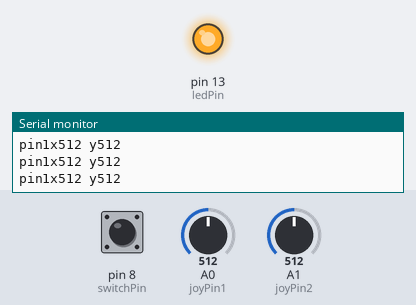
Recording of a sketch running on a simulated Arduino Uno, built with avr-gcc and run on an emulated ATmega328P. Shown: output pins drawn as LEDs (lit = HIGH), the last lines printed to the serial monitor. Inputs (shaded band) come from the test bench; at power-on: pin 8 (switchPin) HIGH, A0 (joyPin1) = 512, A1 (joyPin2) = 512.

Above: at 1.2 s.
1.3 s: pin 8 (switchPin) pulled LOW for 0.15 s
At 1.41 s:
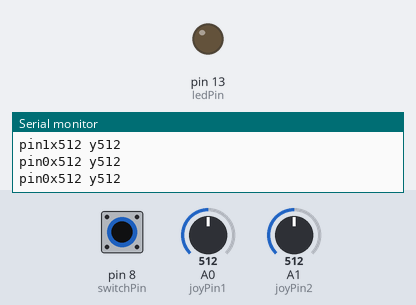
3.0 s: pin 8 (switchPin) pulled LOW for 3.2 s
At 7.0 s:
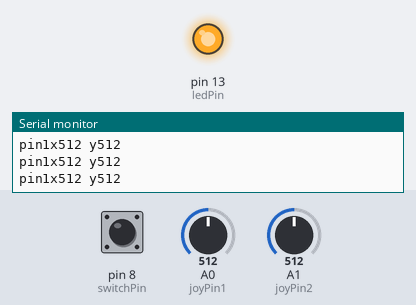
Timing chart, 0 to 8.5 s (numbered marks = the images above; inputs shaded):
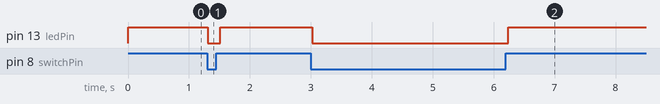

The sketch:

joystickExample.ino
```cpp
 /* Read Jostick
  * ------------
  *
  * Reads two analog pins that are supposed to be
  * connected to a jostick made of two potentiometers
  *
  * We send three bytes back to the comp: one header and two
  * with data as signed bytes, this will take the form:
  *     Jxy\r\n
  *
  * x and y are integers and sent in ASCII
  *
  * http://www.0j0.org | http://arduino.berlios.de
  * copyleft 2005 DojoDave for DojoCorp
  */

 int ledPin = 13;
 int switchPin = 8;
 int joyPin1 = 0;                 // slider variable connecetd to analog pin 0
 int joyPin2 = 1;                 // slider variable connecetd to analog pin 1
 int value1 = 0;                  // variable to read the value from the analog pin 0
 int value2 = 0;                  // variable to read the value from the analog pin 1
 int switchPinVal = 0;

 void setup() {
  pinMode(ledPin, OUTPUT);              // initializes digital pins 0 to 7 as outputs
  Serial.begin(9600);
 }

 void loop() {
  // reads the value of the variable resistor
  value1 = analogRead(joyPin1);
  // reads the value of the variable resistor
  value2 = analogRead(joyPin2);
  switchPinVal = digitalRead(switchPin);
  digitalWrite(ledPin, switchPinVal);
  Serial.print("pin");
  Serial.print(switchPinVal);
  Serial.print("x");
  Serial.print(value1);
  Serial.print(" y");
  Serial.println(value2);
  delay(100);
  }
```

Measured:
- after the input at 1.3 s, pin 13 (ledPin): HIGH → LOW at once, → HIGH 0.20 s later
- after the input at 3.0 s, pin 13 (ledPin): HIGH → LOW at once, → HIGH 3.2 s later
